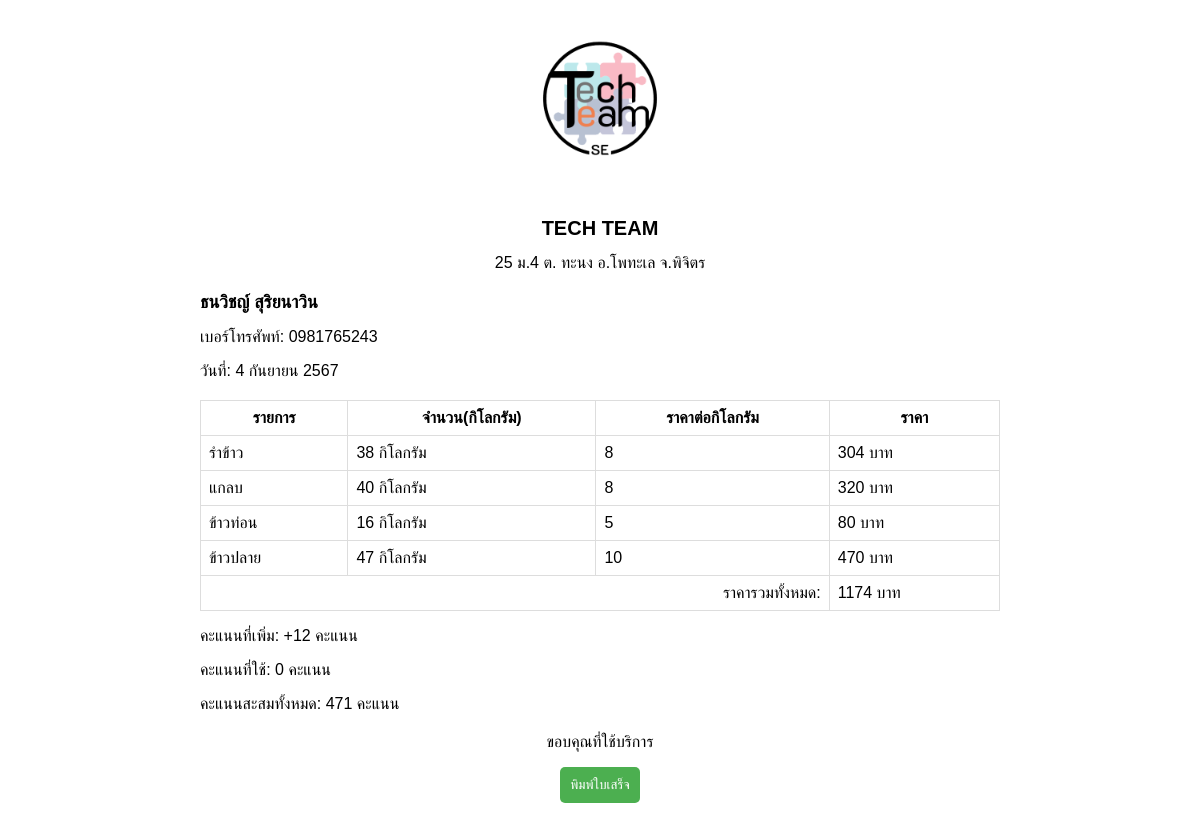
Screenshot of /receiptproduct.php with the database file from the repository.
### tables this page shows
CREATE TABLE `orderproduct` (
  `OrderProduct_Id` int(11) NOT NULL,
  `OrderProduct_Date` date NOT NULL,
  `Member_Id` int(11) NOT NULL,
  `Kg_Rice_bran` double NOT NULL COMMENT 'รำข้าว',
  `Kg_Husk` double NOT NULL COMMENT 'แกลบ',
  `Kg_Rice_chunks` double NOT NULL COMMENT 'ข้าวท่อน',
  `Kg_Broken_rice` double NOT NULL COMMENT 'ข้าวปลาย',
  `Total_Product` double NOT NULL
);

CREATE TABLE `member` (
  `Member_Id` int(11) NOT NULL,
  `Member_Name` varchar(100) NOT NULL,
  `Member_Tel` varchar(100) NOT NULL,
  `Member_Point` int(11) NOT NULL,
  `Member_PointUse` int(11) NOT NULL,
  `Member_PointAdd` int(11) NOT NULL,
  `Member_Since` date NOT NULL,
  `Member_Address` varchar(100) NOT NULL,
  `Member_Subdistrict` varchar(100) NOT NULL,
  `Member_Dustrict` varchar(100) NOT NULL,
  `Member_Province` varchar(100) NOT NULL
);

### receiptproduct.php (the view, shortened to what this page needs)
<!DOCTYPE html>
<html lang="th">
<head>
  <link rel="stylesheet" href="assets/css/receipt.css">
</head>
<body>
  <div class="container">
    <div class="header">
      <img onclick="document.location='index.html'" src="img/TechTeam.png" alt="Logo" class="logo">
      <h1 class="company-name">TECH TEAM</h1>
      <p class="company-address">
        25 ม.4 ต. ทะนง อ.โพทะเล จ.พิจิตร
      </p>
    </div>
    <?php
        include('include/config.php');
        $sql_member = "SELECT orderproduct.*, member.Member_Name, member.Member_Tel
               FROM orderproduct
               JOIN member ON orderproduct.Member_Id = member.Member_Id
               ORDER BY orderproduct.OrderProduct_Id DESC
               LIMIT 1";
        $result_member = $mysqli_p->query($sql_member);
        if ($result_member !== false && $result_member->num_rows > 0) {
          $row_member = $result_member->fetch_assoc();
          echo "<div class='customer-info'>";
          echo "<h2 class='customer-name'>" . $row_member["Member_Name"] . "</h2>";
          echo "<p class='customer-phone'>เบอร์โทรศัพท์: " . $row_member["Member_Tel"] . "</p>";
          echo "<span id='current-date'></span>";
          echo "</div>";
        }
    ?>
    <table class="table">
      <thead>
        <tr>
          <th>รายการ</th>
          <th>จำนวน(กิโลกรัม)</th>
          <th>ราคาต่อกิโลกรัม</th>
          <th>ราคา</th>
        </tr>
      </thead>
      <tbody>
      <?php
        $price_per_kg_product1 = 8;
        $price_per_kg_product2 = 8;
        $price_per_kg_product3 = 5;
        $price_per_kg_product4 = 10;
        $sqlProduct = "SELECT * FROM orderproduct ORDER BY orderProduct_Id DESC LIMIT 1";
        $resultProduct = mysqli_query($mysqli_p, $sqlProduct);
        $hasProductData = mysqli_num_rows($resultProduct) > 0;
        if ($hasProductData) {
            $rowProduct = mysqli_fetch_assoc($resultProduct);
            $total_price = 0;
            if ($rowProduct['Kg_Rice_bran']) {
                $kg_product1_price = $rowProduct['Kg_Rice_bran'] * $price_per_kg_product1;
                $total_price += $kg_product1_price;
                echo "<tr>";
                echo "<td>รำข้าว</td>";
                echo "<td>" . $rowProduct['Kg_Rice_bran'] . " กิโลกรัม</td>";
                echo "<td>" . $price_per_kg_product1 . "</td>";
                echo "<td>" . $kg_product1_price . " บาท</td>";
                echo "</tr>";
            }
            if ($rowProduct['Kg_Husk']) {
                $kg_product2_price = $rowProduct['Kg_Husk'] * $price_per_kg_product2;
                $total_price += $kg_product2_price;
                echo "<tr>";
                echo "<td>แกลบ</td>";
                echo "<td>" . $rowProduct['Kg_Husk'] . " กิโลกรัม</td>";
                echo "<td>" . $price_per_kg_product2 . "</td>";
                echo "<td>" . $kg_product2_price . " บาท</td>";
                echo "</tr>";
            }
            if ($rowProduct['Kg_Rice_chunks']) {
                $kg_product3_price = $rowProduct['Kg_Rice_chunks'] * $price_per_kg_product3;
                $total_price += $kg_product3_price;
                echo "<tr>";
                echo "<td>ข้าวท่อน</td>";
                echo "<td>" . $rowProduct['Kg_Rice_chunks'] . " กิโลกรัม</td>";
                echo "<td>" . $price_per_kg_product3 . "</td>";
                echo "<td>" . $kg_product3_price . " บาท</td>";
                echo "</tr>";
            }
            if ($rowProduct['Kg_Broken_rice']) {
                $kg_product4_price = $rowProduct['Kg_Broken_rice'] * $price_per_kg_product4;
                $total_price += $kg_product4_price;
                echo "<tr>";
                echo "<td>ข้าวปลาย</td>";
                echo "<td>" . $rowProduct['Kg_Broken_rice'] . " กิโลกรัม</td>";
                echo "<td>" . $price_per_kg_product4 . "</td>";
                echo "<td>" . $kg_product4_price . " บาท</td>";
                echo "</tr>";
            }
            echo "<tr>";
            echo "<td colspan='3' style='text-align: right;'>ราคารวมทั้งหมด:</td>";
            echo "<td>" . $total_price . " บาท</td>";
            echo "</tr>";
        }
            $earned_points = ceil($total_price / 100);
            $sql_member_points = "SELECT  Member_Point FROM member WHERE Member_Id = " . $row_member["Member_Id"];
            $result_member_points = $mysqli_p->query($sql_member_points);
            if ($result_member_points !== false && $result_member_points->num_rows > 0) {
                $row_points = $result_member_points->fetch_assoc();
                $member_points = $row_points['Member_Point'];
            } else {
                $member_points = 0;
            }
            $used_points = 0;
            $sql_used_points = "SELECT Member_PointUse FROM member WHERE Member_Id = " . $row_member["Member_Id"];
            $result_used_points = $mysqli_p->query($sql_used_points);
            if ($result_used_points !== false && $result_used_points->num_rows > 0) {
                $row_used_points = $result_used_points->fetch_assoc();
                $used_points = $row_used_points['Member_PointUse'];
            }
            $new_points_balance = $member_points + $earned_points;
      ?>
      </tbody>
    </table>
    <div class="member-points">
        <p>คะแนนที่เพิ่ม: +<?php echo $earned_points; ?> คะแนน</p>
        <p>คะแนนที่ใช้: <?php echo $used_points; ?> คะแนน</p>
        <p>คะแนนสะสมทั้งหมด: <?php echo $new_points_balance; ?> คะแนน</p>
    </div>
    <div class="footer">
      <p>ขอบคุณที่ใช้บริการ</p>
    </div>
    <input type="button" class="print-button" value="พิมพ์ใบเสร็จ" onclick="javascript:this.style.display='none';window.print();">
    <br><br>
  </div>
</body>
</html>

### assets/css/receipt.css (style rules this page uses)
body { font-family: Arial, sans-serif; font-size: 16px; margin: 0; padding: 0; }
.container { width: 800px; margin: 0 auto; }
.header { text-align: center; }
.logo { width: 200px; height: 200px; margin: 0 auto; }
.company-name { font-size: 20px; font-weight: bold; }
.company-address { margin-top: 10px; }
.customer-info { margin-top: 20px; }
.customer-name { font-size: 18px; font-weight: bold; }
.customer-phone { margin-top: 10px; }
.table { width: 100%; border-collapse: collapse; margin-top: 20px; }
.table th, .table td { border: 1px solid #ddd; padding: 8px; }
.table th { text-align: center; }
.footer { text-align: center; margin-top: 20px; }
.print-button { display: block; margin: auto; padding: 10px; background-color: #4CAF50; color: white; border: none; border-radius: 5px; cursor: pointer; }

### rows the page displays
orderproduct: Member_Id.Member_Name "ธนวิชญ์ สุริยนาวิน", Member_Id.Member_Tel "0981765243", Kg_Rice_bran "38", Kg_Rice_bran "304", Kg_Husk "40", Kg_Husk "320", Kg_Rice_chunks "16", Kg_Rice_chunks "80", Kg_Broken_rice "47", Kg_Broken_rice "470"
member: Member_PointUse "0", Member_Point "471"

### other values shown
$price_per_kg_product1 "8"
$price_per_kg_product2 "8"
$price_per_kg_product3 "5"
$price_per_kg_product4 "10"
$total_price "1174"
$earned_points "12"
